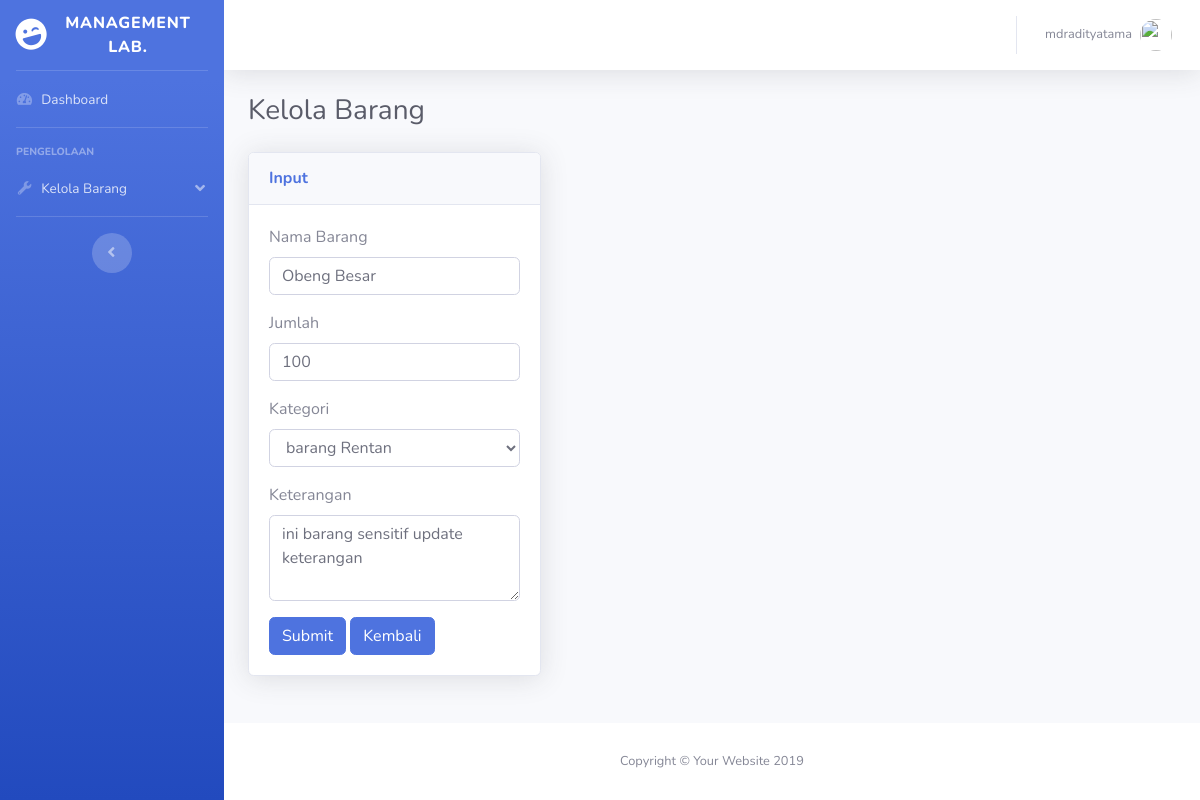
The page /editbarang.php?id=11 (signed in) on the database its author committed.
### tables this page shows
CREATE TABLE `barang` (
  `id` int(10) NOT NULL,
  `nmbarang` varchar(255) NOT NULL,
  `jmlh` int(100) NOT NULL,
  `id_ketegori` int(10) NOT NULL,
  `keterangan` text NOT NULL
);

CREATE TABLE `kategori` (
  `id` int(11) NOT NULL,
  `nama` varchar(100) NOT NULL,
  `keterangan` text NOT NULL
);

### classes/Input.php (called while the page is built)
<?php
class Input {
  public static function get($name){
    if( isset($_POST[$name]) ){
      return $_POST[$name];
    } else if ( isset($_GET[$name]) ){
      return $_GET[$name];
    }
  }
}
?>

### classes/Database.php (called while the page is built, shortened)
<?php
class Database {
  private static $INSTANCE = null;
  private $mysqli,
          $HOST = 'localhost',
          $USER = 'root',
          $PASS = '',
          $DBNAME = 'manajemenlab';
  function __construct(){
    $this->mysqli = new mysqli( $this->HOST, $this->USER, $this->PASS, $this->DBNAME);
  }
  public static function getInstance(){
    if( !isset(self::$INSTANCE) ) {
      self::$INSTANCE = new Database();
    }
    return self::$INSTANCE;
  }
  public function get_fields($table){
    $query  = "SELECT * FROM $table";
    $result = $this->mysqli->query($query);
    while($row = $result->fetch_assoc()  ) {
       $data[] = $row;
    }
    return $data;
  }
  public function dataEdit( $tabel, $id ){
    $query = "SELECT * FROM $tabel WHERE id=$id";
    $result = $this->mysqli->query($query);
    while($row = $result->fetch_assoc() ){
     $data[] = $row;
    }
    return $data;
  }
}
?>

### core/init.php (called while the page is built, shortened)
<?php
$kelola = new Kelola();

### classes/Kelola.php (called while the page is built, shortened)
<?php
class Kelola {
  private $_db;
  public function __construct() {
    $this->_db = Database::getInstance();
  }
  public function getKategori( $table ){
    $data = $this->_db->get_fields($table);
    return $data;
  }
  public function nampilData( $tabel, $id ){
    $data = $this->_db->dataEdit( $tabel, $id );
    return $data;
  }
}

### editbarang.php (the view, shortened to what this page needs)
<?php
require_once 'core/init.php';
  if ( Input::get('id') ){
    $kelola->nampilData('barang', Input::get('id') );
  }
include 'template/header.php';
?>
  <div id="wrapper">
<?php include 'template/menu.php' ?>
    <div id="content-wrapper" class="d-flex flex-column">
      <div id="content">
        <?php include 'template/nav-atas.php' ?>
        <div class="container-fluid">
          <h1 class="h3 mb-4 text-gray-800">Kelola Barang</h1>
          <div class="row">
            <div class="col-lg-4">
              <div class="card shadow mb-4">
                <div class="card-header py-3">
                <?php
                    if ( Input::get('id') ){
                      $hasil = $kelola->nampilData('barang', Input::get('id') );
                      foreach($hasil as $index => $data) {
                      ?>
                  <h6 class="m-0 font-weight-bold text-primary"> Input</h6>
                </div>
                <div class="card-body">
                <form method="POST" action="editbarang.php" >
                  <div class="form-group">
                    <label>Nama Barang</label>
                    <input type="text" name="nmbarang" class="form-control" placeholder="Nama Barang" value="<?= $data['nmbarang'] ?>">
                  </div>
                  <div class="form-group">
                    <label>Jumlah</label>
                    <input type="text" name="jmlh" class="form-control" placeholder="Jumlah Barang" value="<?= $data['jmlh'] ?>">
                  </div>
                  <div class="form-group">
                    <label>Kategori</label>
                    <select class="form-control" name="id_kategori">
                    <?php
                      $fields = $kelola->getKategori('kategori');
                      foreach($fields as $index => $data) {
                    ?>
                    <option value="<?php echo $data['id']; ?>" ><?= $data['nama'] ?></option>
                    <?php
                      }
                    ?>
                    </select>
                  </div>
                  <div class="form-group">
                    <label>Keterangan</label>
                    <textarea class="form-control" name="keterangan" placeholder="Keterangan" rows="3"><?= $data['keterangan'] ?></textarea>
                  </div>
                  <?php
                      }
                    }
                  ?>
                  <input type="submit" name="submit" class="btn btn-primary" value="Submit">
                  <a href="kelolabarang.php"><button type="button" class="btn btn-primary">Kembali</button></a>
                </form>
                </div>
              </div>
            </div>
          </div>
        </div>
      </div>
      <footer class="sticky-footer bg-white">
        <div class="container my-auto">
          <div class="copyright text-center my-auto">
            <span>Copyright &copy; Your Website 2019</span>
          </div>
        </div>
      </footer>
    </div>
  </div>
<?php
include 'template/footer.php';
?>

### rows shown on the page
barang: nmbarang "Obeng Besar", jmlh "100", keterangan "ini barang sensitif update keterangan"

### other values the page prints
Session::get('username') "mdradityatama"
form field id_kategori "barang Rentan"
